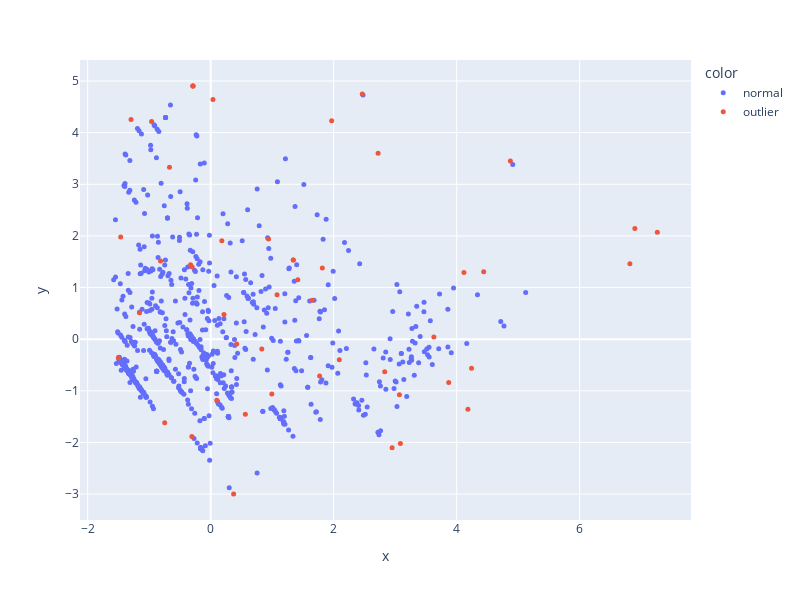

The cell this chart's notebook holds for it:
### Code cell
px.scatter(
    x=X3d[:,0], y=X2d[:,1],
    color=anomaly2,
    color_discrete_sequence=px.colors.qualitative.Plotly,
    width=800, height=600
).update_traces(
    marker_size=5
)

### Figure 1 — Plotly figure (JSON) as saved in the notebook; plotly's stock layout.template omitted (floating-point values rounded to 4 significant figures; data arrays with more than 128 entries replaced by an {"elided": "..."} marker saying what was removed)
{"data": [{"hovertemplate": "color=normal<br>x=%{x}<br>y=%{y}<extra></extra>", "legendgroup": "normal", "marker": {"color": "#636EFA", "size": 5, "symbol": "circle"}, "mode": "markers", "name": "normal", "orientation": "v", "showlegend": true, "type": "scatter", "x": {"elided": "842 float values"}, "xaxis": "x", "y": {"elided": "842 float values"}, "yaxis": "y"}, {"hovertemplate": "color=outlier<br>x=%{x}<br>y=%{y}<extra></extra>", "legendgroup": "outlier", "marker": {"color": "#EF553B", "size": 5, "symbol": "circle"}, "mode": "markers", "name": "outlier", "orientation": "v", "showlegend": true, "type": "scatter", "x": [-0.6699, -0.3269, 0.09942, 1.967, 3.871, -0.8148, 2.465, 2.95, 0.3728, -0.9606, -0.3058, -0.3009, 3.069, -0.2885, 4.242, 1.771, 7.263, 4.873, 4.118, 1.417, -1.295, 2.091, 2.722, 0.1812, 1.343, 3.085, 1.65, 0.4229, 0.5638, 1.343, 3.629, 1.079, 0.03694, 6.897, 4.439, 0.9943, 6.817, -1.502, -1.156, -1.463, -0.2885, 0.831, 4.183, 2.829, -0.7477, 1.816, -0.2885, 0.9401, 0.2163], "xaxis": "x", "y": [3.328, 1.441, -1.184, 4.228, -0.8364, 1.515, 4.748, -2.105, -2.995, 4.216, -1.885, 1.398, -1.077, 4.9, -0.5633, -0.7135, 2.069, 3.449, 1.289, 1.152, 4.253, -0.3987, 3.599, 1.905, 1.535, -2.018, 0.7554, -0.09548, -1.454, 1.535, 0.04419, 0.8626, 4.643, 2.144, 1.307, -1.063, 1.462, -0.362, 0.5108, 1.977, 4.9, -0.1889, -1.357, -0.63, -1.619, 1.378, 4.9, 1.94, 0.4759], "yaxis": "y"}], "layout": {"height": 600, "legend": {"title": {"text": "color"}, "tracegroupgap": 0}, "margin": {"t": 60}, "width": 800, "xaxis": {"anchor": "y", "autorange": true, "domain": [0, 1], "range": [-2.125, 7.81], "title": {"text": "x"}, "type": "linear"}, "yaxis": {"anchor": "x", "autorange": true, "domain": [0, 1], "range": [-3.501, 5.406], "title": {"text": "y"}, "type": "linear"}}}
